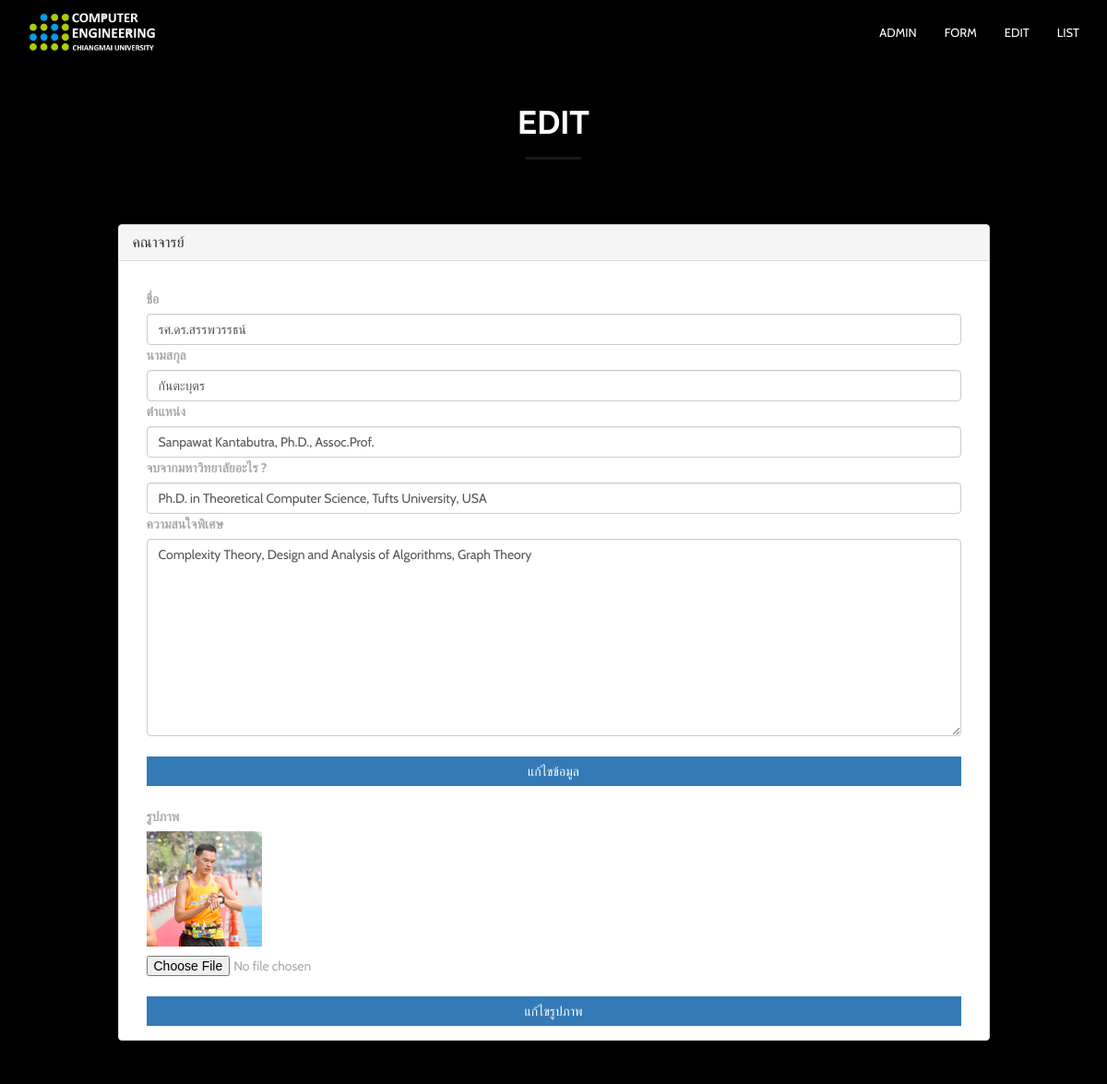
/professor/professor_form_edit.php?id=23, run on the app's committed database.
### tables this page shows
CREATE TABLE `professor` (
  `id` int(11) NOT NULL,
  `firstname` varchar(255) NOT NULL,
  `lastname` varchar(255) NOT NULL,
  `position` varchar(255) NOT NULL,
  `university` varchar(255) NOT NULL,
  `specialist` varchar(255) NOT NULL,
  `img` text NOT NULL
);

### professor/professor_form_edit.php (the view, shortened to what this page needs)
<?php
    $servername = "localhost";
    $username = "root";
    $password = "";
    $dbname = "group6";
    $conn = new mysqli($servername, $username, $password,$dbname);
    mysqli_set_charset($conn, "utf8");
  $sql = "SELECT * FROM professor where id='".$_GET["id"]."'";
  $result = $conn->query($sql);
  $row = $result->fetch_assoc()
?>
<!DOCTYPE html>
<html lang="en">
<head>
    <link href="../bootstrap/css/bootstrap.min.css" rel="stylesheet">
    <link href="../font-awesome/css/font-awesome.min.css" rel="stylesheet">
    <link href="../css/flexslider.css" rel="stylesheet" type="text/css" media="screen">
    <link href="../css/owl.carousel.css" rel="stylesheet" type="text/css" media="screen">
    <link href="../css/owl.theme.css" rel="stylesheet" type="text/css" media="screen">
    <link rel="stylesheet" type="text/css" href="../css/jquery-ui.min.css" media="screen">
    <link href="../lightbox2/dist/css/lightbox.css" rel="stylesheet">
    <link href="../css/restaurant-onepage-dark.css" rel="stylesheet" type="text/css" media="screen">
      </head>
      <body data-spy="scroll">
        <nav class="navbar navbar-inverse navbar-fixed-top">
            <div class="container">
                <div class="navbar-header">
                    <a href="../index.html"><img src="../img/logo.png" alt = "img" width = "140"></a>
                </div>
                <div id="navbar" class="navbar-collapse collapse">
                    <ul class="nav navbar-nav scroll-to navbar-right">
                        <li><a href="../admin/index.html">Admin</a></li>
                        <li><a href="professor_form.php">Form</a></li>
                        <li><a href="#edit">Edit</a></li>
                        <li><a href="#list">List</a></li>
                    </ul>
                </div>
            </div>
        </nav>
        <section id="edit" class="about-section" >
            <div class="container">
                <div class="row">
                    <div class="col-sm-6 col-sm-offset-3 center-title text-center">
                        <h3><br>Edit</h3>
                        <span class="center-line"></span>
                    </div>
                </div>
                <div class="row">
                    <div class="col-xs-offset-1 col-xs-10">
                        <div class="panel panel-default formPanel">
                          <div class="panel-heading bg-color-1 border-color-1">
                            <h3 class="panel-title">คณาจารย์</h3>
                        </div>
                        <div class="panel-body">
                            <form action="professor_edit.php?id=<?=$row["id"]?>" method="POST" role="form" enctype="multipart/form-data">
                              <div class="form-group formField">
                                <div class="col-xs-12">
                                   <label for="">ชื่อ</label>
                                   <input type="text" class="form-control" name="firstname" value="<?=$row["firstname"]?>" required>
                               </div>
                           </div>
                           <div class="form-group formField">
                              <div class="col-xs-12">
                                <label for="">นามสกุล</label>
                                <input type="text" class="form-control" name="lastname" value="<?=$row["lastname"]?>" required>
                            </div>
                        </div>
                        <div class="form-group formField">
                          <div class="col-xs-12">
                            <label for="">ตำแหน่ง</label>
                            <input type="text" class="form-control" name="position" value="<?=$row["position"]?>" required>
                        </div>
                        <div class="form-group formField">
                            <div class="col-xs-12">
                              <label for="">จบจากมหาวิทยาลัยอะไร ?</label>
                              <input type="text" class="form-control" name="university" value="<?=$row["university"]?>" required>
                          </div>
                          <div class="form-group">
                              <div class="col-xs-12">
                                <label for="">ความสนใจพิเศษ</label>
                                <textarea class="form-control" name="specialist"  rows="10" required ><?=$row["specialist"]?></textarea>
                            </div>
                        </div>
                    </div>
                    <div class="form-group formField">
                      <div class="col-xs-12">
                         <input type="submit" class="btn btn-primary btn-block bg-color-1 border-color-3" value="แก้ไขข้อมูล">
                     </div>
                 </div>
             </form>
             <form action="professor_img_edit.php?id=<?=$row["id"]?>" method="POST" role="form" enctype="multipart/form-data">
                 <div class="form-group">
                          <div class="col-xs-12">
                            <label for=""><br>รูปภาพ</label>
                            <p><img src="<?=$row["img"]?>" alt="" img-rounded img-responsive width=125></p>
                            <input type="file" name="img" id="img">
                        </div>
                        <div class="form-group formField">
                      <div class="col-xs-12">
                         <input type="submit" class="btn btn-primary btn-block bg-color-1 border-color-3" value="แก้ไขรูปภาพ">
                     </div>
             </form>
         </div>
     </div>
 </div>
</div>
</div>
</section>
</body>
</html

### css/restaurant-onepage-dark.css (style rules this page uses)
html, body { height: 100%; }
body { font-family: "Cabin", sans-serif; line-height: 22px; color: #aaa; -webkit-font-smoothing: antialiased; -webkit-text-size-adjust: 100%; -ms-text-size-adjust: 100%; background-color: #222; }
a { color: #f2b84b; }
a, button { -moz-transition: all 0.3s; -o-transition: all 0.3s; -webkit-transition: all 0.3s; transition: all 0.3s; border: 0px; background-color: transparent; }
a, a:hover, a:focus, button, button:focus { text-decoration: none; outline: 0 !important; }
h1, h1, h3, h4, h5, h6 { margin-top: 0px; color: #fff; }
.center-title { margin-bottom: 50px; }
.center-title h3 { text-transform: uppercase; font-weight: 700; margin: 0px; font-size: 35px; line-height: 35px; font-family: "Raleway", sans-serif; }
.center-title .center-line { display: block; margin: 20px auto; height: 3px; text-align: center; width: 60px; background-color: rgba(255, 255, 255, 0.1); }
.center-line { display: block; margin: 10px auto; height: 3px; text-align: center; width: 60px; background-color: rgba(255, 255, 255, 0.2); }
.btn { -webkit-border-radius: 0px; -moz-border-radius: 0px; -ms-border-radius: 0px; border-radius: 0px; border: 0px; text-transform: uppercase; }
.navbar-inverse { background-color: rgba(0, 0, 0, 0.5); border: 0px; padding: 10px 0; -moz-transition: all 0.5s ease-in-out; -o-transition: all 0.5s ease-in-out; -webkit-transition: all 0.5s ease-in-out; transition: all 0.5s ease-in-out; }
.navbar-inverse .navbar-nav > li > a { color: #fff; text-transform: uppercase; font-size: 13px; }
.about-section { padding-top: 80px; padding-bottom: 50px; background-color: #000000; }
* { padding: 0; margin: 0; }
* { word-wrap: break-word; }

### data on the page
professor: firstname "รศ.ดร.สรรพวรรธน์", lastname "กันตะบุตร", position "Sanpawat Kantabutra, Ph.D., Assoc.Prof.", university "Ph.D. in Theoretical Computer Science, Tufts University, USA", specialist "Complexity Theory, Design and Analysis of Algorithms, Graph Theory", img (picture)
